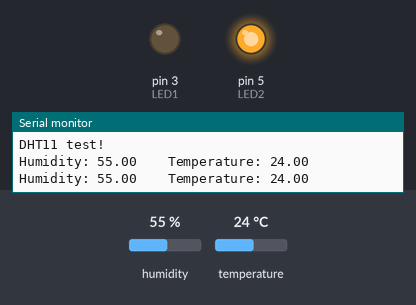
Recording of a sketch running on a simulated Arduino Uno, built with avr-gcc and run on an emulated ATmega328P. Shown: output pins drawn as LEDs (lit = HIGH), the last lines printed to the serial monitor. The test bench sets the inputs (shaded band); at power-on: temperature 24 °C, humidity 55 %.

Above: at 10.8 s.
10.9 s: temperature set to 27 °C
At 15.9 s:
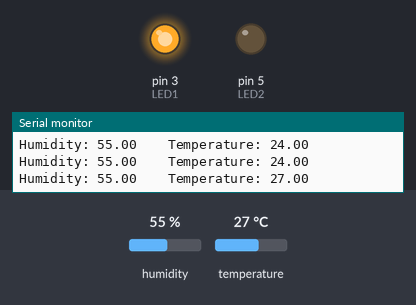
18.4 s: temperature set to 12 °C
At 20.9 s:
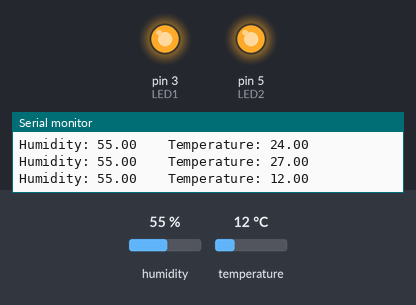
25.9 s: temperature set to 28 °C
At 31.5 s:
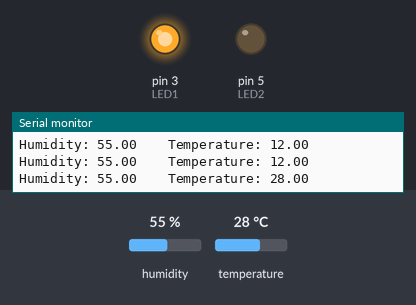
33.4 s: temperature set to 19 °C
At 36.6 s:
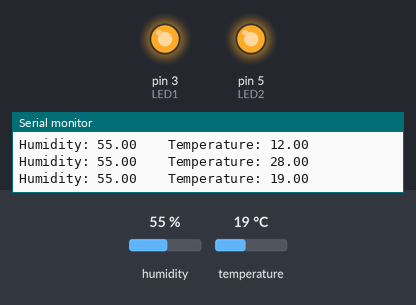
Timing chart, 0 to 38.1 s (numbered marks = the images above; inputs shaded):
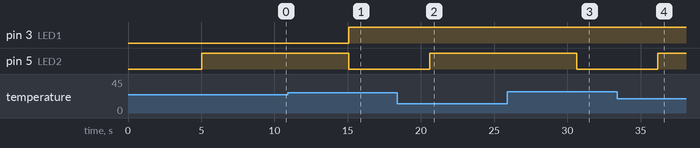

Measured:
- the behaviour switches between 25 and 26 °C on temperature (found by bisection; images 0 and 1)
- after the input at 10.9 s, pin 3 (LED1): LOW → HIGH after 4.2 s; pin 5 (LED2): HIGH → LOW after 4.2 s
- after the input at 18.4 s, pin 5 (LED2): LOW → HIGH after 2.2 s
- after the input at 25.9 s, pin 5 (LED2): HIGH → LOW after 4.7 s
- after the input at 33.4 s, pin 5 (LED2): LOW → HIGH after 2.8 s

The sketch:

DHT11_LED.ino
```cpp
#include "DHT.h"

#define DHTPIN 10   // Digital pin connected to the DHT sensor
#define DHTTYPE DHT11   // DHT 11
//#define DHTTYPE DHT22   // DHT 22  (AM2302), AM2321

#define LED1 3
#define LED2 5

DHT dht(DHTPIN, DHTTYPE);

void setup() {
  Serial.begin(9600);
  Serial.println(F("DHT11 test! "));

  dht.begin();

  pinMode(LED1, OUTPUT);
  pinMode(LED2, OUTPUT);
}

void loop() {
  // Wait a few seconds between measurements.
  delay(5000); //delay อาจจะมีปัญหาในการอ่าน

  float h = dht.readHumidity();
  // Read temperature as Celsius (the default)
  float t = dht.readTemperature();


  // Check if any reads failed and exit early (to try again).
  if (isnan(h) || isnan(t) ) {
    Serial.println(F("Failed to read from DHT sensor!"));
    return;
  }

  Serial.print("Humidity: ");
  Serial.print(h);
  Serial.print(F("    Temperature: "));
  Serial.println(t);

  if(t>= 26){ //ถ้า temp มากกว่าหรือเท่ากับ 26 LED 1 ติด LED 2 ดับ
    digitalWrite(LED1, HIGH);
    digitalWrite(LED2, LOW);
    delay(500);

  }else  digitalWrite(LED2, HIGH);

}
```
